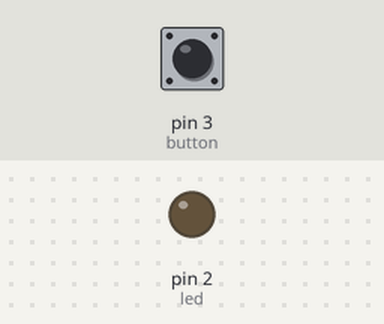
The sketch below on a simulated Arduino Uno, built with avr-gcc and run on an emulated ATmega328P. On the bench: output pins drawn as LEDs (lit = HIGH). Dashed ring = blinking. Inputs (shaded band) come from the test bench; at power-on: pin 3 (button) LOW.

Above: at 1.2 s.
1.3 s: pin 3 (button) pulled HIGH for 1 s
At 1.55 s:
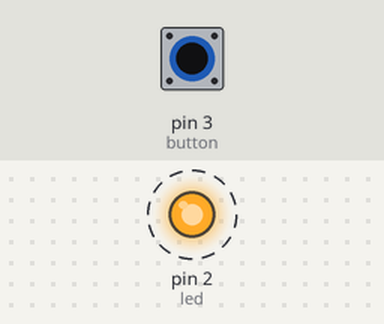
4.3 s: pin 3 (button) pulled HIGH for 3.2 s
At 8.7 s:
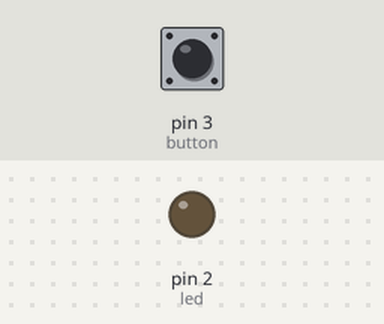
Timing chart, 0 to 10.2 s (numbered marks = the images above; inputs shaded):
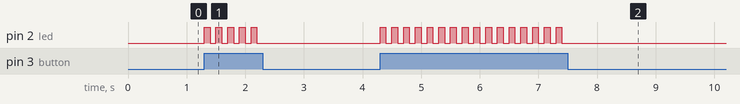

The sketch:

sketch_dec09a.ino
```cpp
int led = 2;

// The switch is connected to D3 pin. "D" means that this pin is a digital pin, it can has a LOW or HIGH state.
// give this pin a name:
int button = 3;

// The setup routine runs once when you press reset or after power-up:
void setup() {
  pinMode(led, OUTPUT);

  pinMode(button, INPUT);
  // A digital pin can be used as an input.
  // In input mode you can read the state of the pin.
  //TODO: set the button pin to input mode

}

// The loop routine runs over and over again forever:
void loop() {
  //TODO: enable the LED blinking when the button is pressed

  if (digitalRead(button) == HIGH) {
    digitalWrite(led, HIGH);   // turn the LED on
    delay(100);                // wait 100ms
    digitalWrite(led, LOW);    // turn the LED off
    delay(100);                // wait 100ms
  }
}

/*
References, hints:
https://www.arduino.cc/en/Reference/pinMode
https://www.arduino.cc/en/reference/if
https://www.arduino.cc/en/Reference/digitalRead

Advanced info:
http://www.varesano.net/blog/fabio/pushbuttons%20and%20tilt%20sensorsswitches%20how%20they%20work%20and%20some%20arduino%20usage%20examples
*/
```

Measured:
- after the input at 1.3 s, pin 2 (led): alternates HIGH for 0.10 s and LOW for 0.10 s, 10 changes in all, then stays LOW, starting at once
- after the input at 4.3 s, pin 2 (led): alternates HIGH for 0.10 s and LOW for 0.10 s, 32 changes in all, then stays LOW, starting at once
